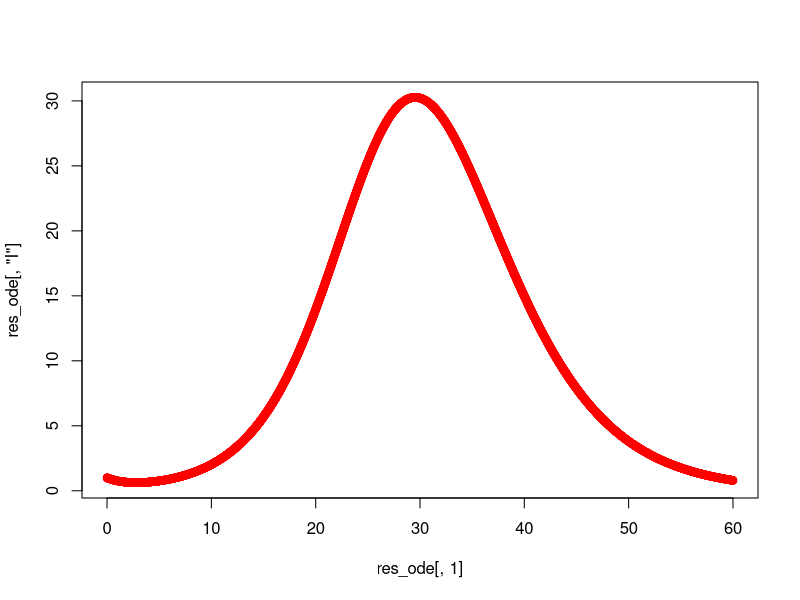

The R script that drew this image:
# A minimalist script to demonstrate deSolve with an SIR-type model


# source the ode solvers
library("deSolve")


library("ggplot2")

# ODE model
# set up the right hand side for the ode solver
# using `with` is the prefered method, but allowing 
# for missing parameters allows use of global variables
# note the switch to log variables to avoid numerical problems near zero populations
SLIAR.ode <- function(t,x, parms=NULL) {
	with(as.list(c(x,parms)),{

		dS = -beta*S*(epsilon*L + I + delta*A)/(S+L+I+A+R);
		dL = gamma + beta*S*(epsilon*L + I + delta*A)/(S+L+I+A+R) - kappa*L;
		dI = p*kappa*L - alpha*I;
		dA = (1-p)*kappa*L - eta*A;
		dR = f*alpha*I + eta*A;
		list(c(dS,dL,dI,dA,dR))

	})

}

paramset <- read.csv("data/parameter-sets.csv")

param = paramset[paramset$scenario=='Diamond',]
# output times for ode solver
tf <- 60  
times <- seq(0, tf, by=0.01)
S0  <- c(S=1000, L=0, I = 1, A = 0, R = 0)               

# run the ode simulator 
res_ode <- ode(y = S0, times, func = SLIAR.ode, param)

plot(res_ode[,1],res_ode[,'I'],col='red')
